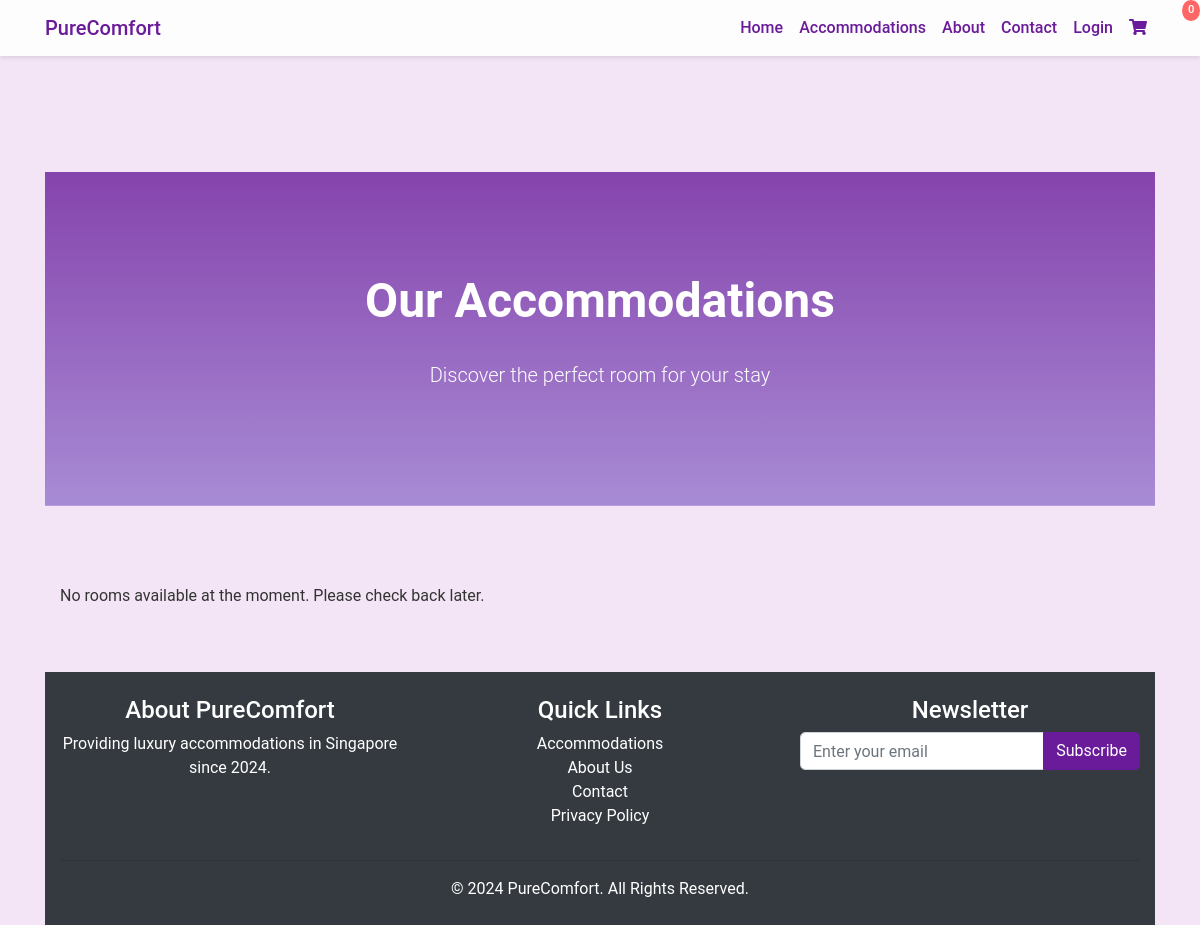
Before: /accommodations.php with the older database file.
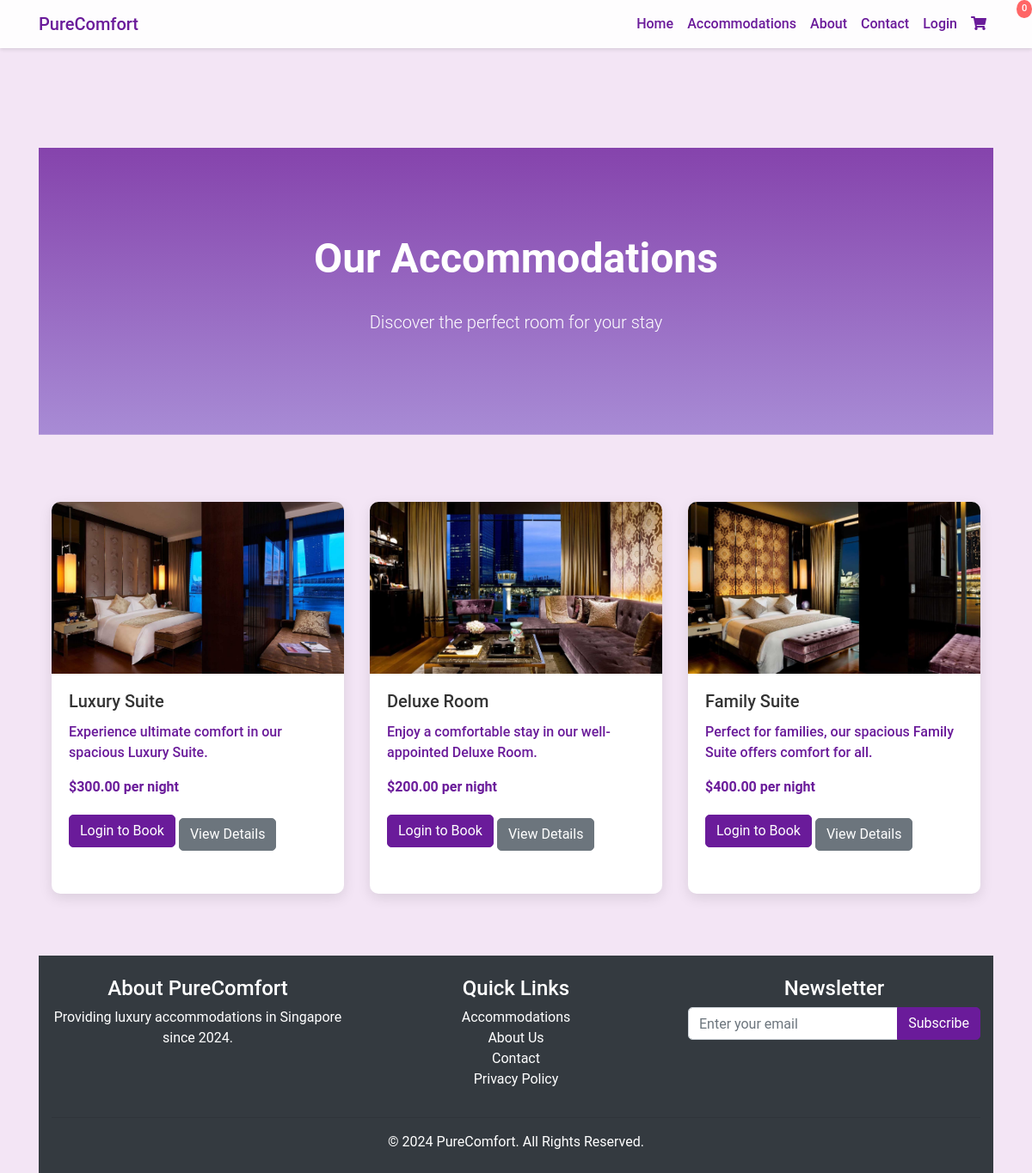
After: the same page with the newer database file.
### tables this page shows
CREATE TABLE `rooms` (
  `id` int(11) NOT NULL AUTO_INCREMENT,
  `name` varchar(255) NOT NULL,
  `description` text DEFAULT NULL,
  `price` decimal(10,2) NOT NULL,
  `image` varchar(255) DEFAULT NULL,
  PRIMARY KEY (`id`)
);

### accommodations.php (the view, shortened to what this page needs)
<?php
require_once 'backend/db_config.php';
try {
    $stmt = $pdo->query("SELECT * FROM rooms");
    $rooms = $stmt->fetchAll(PDO::FETCH_ASSOC);
} catch (PDOException $e) {
    error_log('Database error: ' . $e->getMessage());
    $rooms = [];
}
include 'includes/header.php';
?>
<header class="hero accommodations-hero">
    <div class="container">
        <h1 class="fade-in">Our Accommodations</h1>
        <p class="lead text-white">Discover the perfect room for your stay</p>
    </div>
</header>
<section class="accommodations-section py-5">
    <div class="container">
        <div class="row">
            <?php if (!empty($rooms)): ?>
                <?php foreach ($rooms as $room): ?>
                    <div class="col-md-4 mb-4">
                        <div class="card h-100">
                            <?php if (!empty($room['image'])): ?>
                                <img src="img/<?= htmlspecialchars($room['image']) ?>" class="card-img-top" alt="<?= htmlspecialchars($room['name']) ?>">
                            <?php else: ?>
                                <div class="card-img-top bg-secondary text-white d-flex align-items-center justify-content-center" style="height: 200px;">No Image Available</div>
                            <?php endif; ?>
                            <div class="card-body">
                                <h5 class="card-title"><?= htmlspecialchars($room['name']) ?></h5>
                                <p class="card-text"><?= htmlspecialchars($room['description']) ?></p>
                                <p class="card-text"><strong>$<?= number_format($room['price'], 2) ?> per night</strong></p>
                                <?php if (isset($_SESSION['user_id'])): ?>
                                    <button class="btn btn-primary add-to-cart"
                                        data-room-id="<?= htmlspecialchars($room['id']) ?>"
                                        data-room-name="<?= htmlspecialchars($room['name']) ?>"
                                        data-room-price="<?= htmlspecialchars($room['price']) ?>">
                                        Add to Cart
                                    </button>
                                <?php else: ?>
                                    <a href="login.php" class="btn btn-primary">Login to Book</a>
                                <?php endif; ?>
                                <a href="room_details.php?id=<?= htmlspecialchars($room['id']) ?>" class="btn btn-secondary mt-2">View Details</a>
                            </div>
                        </div>
                    </div>
                <?php endforeach; ?>
            <?php else: ?>
                <div class="col-12">
                    <p>No rooms available at the moment. Please check back later.</p>
                </div>
            <?php endif; ?>
        </div>
    </div>
</section>
<?php include 'includes/footer.php'; ?>

### includes/header.php (shortened to what this page needs)
<!DOCTYPE html>
<html lang="en">
<head>
    <link rel="stylesheet" href="https://stackpath.bootstrapcdn.com/bootstrap/4.5.2/css/bootstrap.min.css">
    <link rel="stylesheet" href="https://cdnjs.cloudflare.com/ajax/libs/font-awesome/5.15.3/css/all.min.css">
    <link rel="stylesheet" href="css/styles.css">
</head>
<body>
    <nav class="navbar navbar-expand-lg navbar-light fixed-top">
        <div class="container">
            <a class="navbar-brand" href="index.php">PureComfort</a>
            <div class="collapse navbar-collapse" id="navbarNav">
                <ul class="navbar-nav ml-auto">
                </ul>
            </div>
        </div>
    </nav>
    <div class="container mt-5 pt-5">

### includes/footer.php (shortened to what this page needs)
<footer class="bg-dark text-white py-4">
        <div class="container">
            <div class="row">
                <div class="col-md-4">
                    <h4>About PureComfort</h4>
                    <p>Providing luxury accommodations in Singapore since 2024.</p>
                </div>
                <div class="col-md-4">
                    <h4>Quick Links</h4>
                    <ul class="list-unstyled">
                        <li><a href="accommodations.php">Accommodations</a></li>
                        <li><a href="about.php">About Us</a></li>
                        <li><a href="contact.php">Contact</a></li>
                        <li><a href="privacy_policy.php">Privacy Policy</a></li>
                    </ul>
                </div>
                <div class="col-md-4">
                    <h4>Newsletter</h4>
                    <form id="newsletter-form">
                        <div class="input-group mb-3">
                            <input type="email" class="form-control" placeholder="Enter your email"
                                aria-label="Enter your email" required>
                            <div class="input-group-append">
                                <button class="btn btn-primary" type="submit">Subscribe</button>
                            </div>
                        </div>
                    </form>
                </div>
            </div>
            <hr>
            <p class="text-center mb-0">&copy; 2024 PureComfort. All Rights Reserved.</p>
        </div>
    </footer>
</body>
</html>

### css/styles.css (style rules this page uses)
:root { --primary-color: #6a1b9a; --secondary-color: #9575cd; --accent-color: #ff6666; --background-color: #f3e5f5; --text-color: #333; --white: #ffffff; }
body { font-family: 'Roboto', Arial, sans-serif; color: var(--text-color); background-color: var(--background-color); padding-top: 76px; }
h1, h2, h3 { font-weight: 700; color: var(--primary-color); }
.navbar { background-color: rgba(255, 255, 255, 0.9); box-shadow: 0 2px 4px rgba(0, 0, 0, 0.1); transition: background-color 0.3s ease; }
.navbar-light .navbar-brand, .navbar-light .navbar-nav .nav-link { color: var(--primary-color); font-weight: 500; transition: color 0.3s ease; }
.hero { background: linear-gradient(rgba(106, 27, 154, 0.8), rgba(149, 117, 205, 0.8)); background-size: cover; background-position: center; padding: 100px 0; color: var(--white); text-align: center; margin-bottom: 30px; }
.hero h1 { font-size: 3rem; margin-bottom: 30px; color: var(--white); }
.card { background-color: var(--white); border: none; border-radius: 10px; overflow: hidden; margin-bottom: 30px; box-shadow: 0 5px 15px rgba(0, 0, 0, 0.1); transition: transform 0.3s ease, box-shadow 0.3s ease; }
.card img { height: 200px; object-fit: cover; width: 100%; }
.card-body { padding: 20px; }
.card-text { font-weight: 500; color: var(--primary-color); }
.form-control { border-radius: 5px; }
.btn { border-radius: 5px; }
footer { background-color: var(--primary-color); color: var(--white); padding: 30px 0; text-align: center; }
footer a { color: var(--white); }
.fade-in { animation: fadeIn 1s ease-in; }
.btn-primary { background-color: var(--primary-color); border-color: var(--primary-color); transition: all 0.3s ease; }

Changed rows visible on the page:
added rooms: image (picture), name "Luxury Suite", description "Experience ultimate comfort in our spacious Luxury Suite.", price "300.00"
added rooms: image (picture), name "Deluxe Room", description "Enjoy a comfortable stay in our well-appointed Deluxe Room.", price "200.00"
added rooms: image (picture), name "Family Suite", description "Perfect for families, our spacious Family Suite offers comfort for all.", price "400.00"
Other visible differences:
text no longer shown: "No rooms available at the moment. Please check back later."
